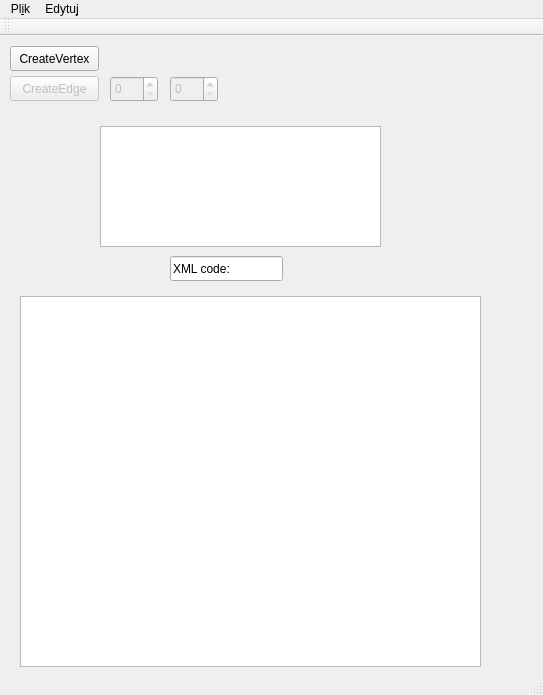
<?xml version="1.0" encoding="UTF-8"?>
<ui version="4.0">
 <class>MainWindow</class>
 <widget class="QMainWindow" name="MainWindow">
  <property name="geometry">
   <rect>
    <x>0</x>
    <y>0</y>
    <width>543</width>
    <height>695</height>
   </rect>
  </property>
  <property name="windowTitle">
   <string>Graph project</string>
  </property>
  <widget class="QWidget" name="centralWidget">
   <widget class="QTextEdit" name="textEdit">
    <property name="enabled">
     <bool>true</bool>
    </property>
    <property name="geometry">
     <rect>
      <x>100</x>
      <y>90</y>
      <width>281</width>
      <height>121</height>
     </rect>
    </property>
   </widget>
   <widget class="QPushButton" name="CreateVertex_bt">
    <property name="geometry">
     <rect>
      <x>10</x>
      <y>10</y>
      <width>89</width>
      <height>25</height>
     </rect>
    </property>
    <property name="text">
     <string>CreateVertex</string>
    </property>
   </widget>
   <widget class="QPushButton" name="CreateEdge_bt">
    <property name="enabled">
     <bool>false</bool>
    </property>
    <property name="geometry">
     <rect>
      <x>10</x>
      <y>40</y>
      <width>89</width>
      <height>25</height>
     </rect>
    </property>
    <property name="text">
     <string>CreateEdge</string>
    </property>
   </widget>
   <widget class="QSpinBox" name="from_sb">
    <property name="enabled">
     <bool>false</bool>
    </property>
    <property name="geometry">
     <rect>
      <x>110</x>
      <y>40</y>
      <width>48</width>
      <height>26</height>
     </rect>
    </property>
   </widget>
   <widget class="QSpinBox" name="to_sb">
    <property name="enabled">
     <bool>false</bool>
    </property>
    <property name="geometry">
     <rect>
      <x>170</x>
      <y>40</y>
      <width>48</width>
      <height>26</height>
     </rect>
    </property>
   </widget>
   <widget class="QTextEdit" name="XML_te">
    <property name="enabled">
     <bool>true</bool>
    </property>
    <property name="geometry">
     <rect>
      <x>20</x>
      <y>260</y>
      <width>461</width>
      <height>371</height>
     </rect>
    </property>
   </widget>
   <widget class="QLineEdit" name="lineEdit">
    <property name="enabled">
     <bool>true</bool>
    </property>
    <property name="geometry">
     <rect>
      <x>170</x>
      <y>220</y>
      <width>113</width>
      <height>25</height>
     </rect>
    </property>
    <property name="layoutDirection">
     <enum>Qt::LeftToRight</enum>
    </property>
    <property name="text">
     <string>XML code:</string>
    </property>
   </widget>
  </widget>
  <widget class="QMenuBar" name="menuBar">
   <property name="geometry">
    <rect>
     <x>0</x>
     <y>0</y>
     <width>543</width>
     <height>22</height>
    </rect>
   </property>
   <widget class="QMenu" name="menuPlik">
    <property name="title">
     <string>Pl&amp;ik</string>
    </property>
    <addaction name="actionZapisz_graf"/>
    <addaction name="actionWczytaj_graf"/>
    <addaction name="separator"/>
    <addaction name="separator"/>
   </widget>
   <widget class="QMenu" name="menuEdytuj">
    <property name="title">
     <string>Edytu&amp;j</string>
    </property>
    <addaction name="actionDodaj_wezel"/>
    <addaction name="actionUsun_wezel"/>
    <addaction name="actionZmodyfikuj_wezel"/>
   </widget>
   <addaction name="menuPlik"/>
   <addaction name="menuEdytuj"/>
  </widget>
  <widget class="QToolBar" name="mainToolBar">
   <property name="enabled">
    <bool>false</bool>
   </property>
   <attribute name="toolBarArea">
    <enum>TopToolBarArea</enum>
   </attribute>
   <attribute name="toolBarBreak">
    <bool>false</bool>
   </attribute>
  </widget>
  <widget class="QStatusBar" name="statusBar"/>
  <action name="actionZapisz_graf">
   <property name="text">
    <string>Zapisz graf</string>
   </property>
  </action>
  <action name="actionWczytaj_graf">
   <property name="text">
    <string>Wczytaj graf</string>
   </property>
  </action>
  <action name="actionDodaj_wezel">
   <property name="text">
    <string>Dodaj wezel</string>
   </property>
  </action>
  <action name="actionUsun_wezel">
   <property name="text">
    <string>Usun wezel</string>
   </property>
  </action>
  <action name="actionZmodyfikuj_wezel">
   <property name="text">
    <string>Zmodyfikuj wezel</string>
   </property>
  </action>
 </widget>
 <layoutdefault spacing="6" margin="11"/>
 <resources/>
 <connections/>
</ui>
